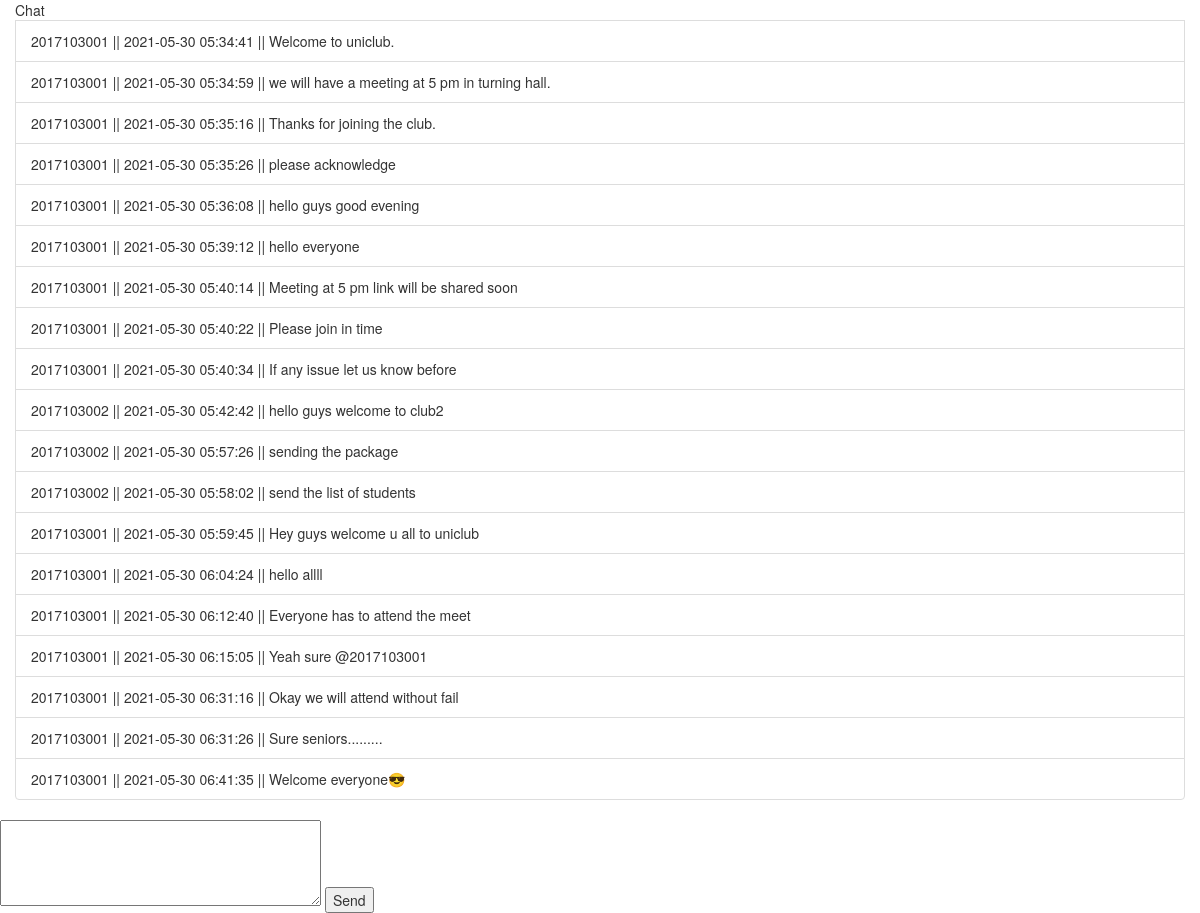
The app's page /chat.php, older data.
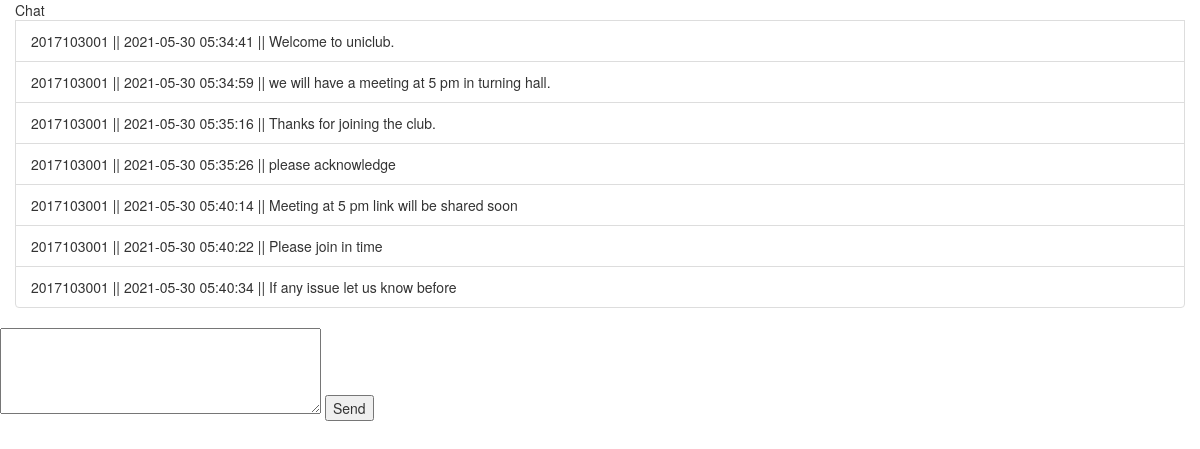
The same page, newer data.
### tables this page shows
CREATE TABLE `chat` (
  `id` int(11) NOT NULL,
  `dt` timestamp NOT NULL DEFAULT current_timestamp() ON UPDATE current_timestamp(),
  `message` text DEFAULT NULL,
  `roll_no` varchar(10) NOT NULL
);

### chat.php (the view, shortened to what this page needs)
<!doctype html>
<html lang="en">
  <head>
  <link rel="stylesheet" href="https://maxcdn.bootstrapcdn.com/bootstrap/3.4.1/css/bootstrap.min.css">
  </head>
<?php
include "db.php";
$query = "SELECT * FROM chat";
$result = mysqli_query($con,$query);?>
<div class="card container-fluid ideasd">
<ul class="list-group list-group-flush">
<div class="card-header feature">Chat</div>
    <?php
    while($row = mysqli_fetch_assoc($result)){
    ?>
    <li class  ="list-group-item"><?php echo $row['roll_no']." || ";?><?php echo $row['dt']." || ";?><?php echo $row['message'];?></li>
    <?php } ?>
</ul>
</div>
<form>
<textarea id="message" name="message" rows="4" cols="40">
</textarea>
<button class = "btn-btn-info" onclick = "send()">Send</button>
</form>

Row changes from the older to the newer data that the page shows:
removed chat: roll_no "2017103001", dt "2021-05-30 05:36:08", message "hello guys good evening"
removed chat: roll_no "2017103001", dt "2021-05-30 05:39:12", message "hello everyone"
removed chat: roll_no "2017103002", dt "2021-05-30 05:42:42", message "hello guys welcome to club2"
removed chat: roll_no "2017103002", dt "2021-05-30 05:57:26", message "sending the package"
removed chat: roll_no "2017103002", dt "2021-05-30 05:58:02", message "send the list of students"
removed chat: roll_no "2017103001", dt "2021-05-30 05:59:45", message "Hey guys welcome u all to uniclub"
removed chat: roll_no "2017103001", dt "2021-05-30 06:04:24", message "hello allll"
removed chat: roll_no "2017103001", dt "2021-05-30 06:12:40", message "Everyone has to attend the meet"
removed chat: roll_no "2017103001", dt "2021-05-30 06:15:05", message "Yeah sure @2017103001"
removed chat: roll_no "2017103001", dt "2021-05-30 06:31:16", message "Okay we will attend without fail"
removed chat: roll_no "2017103001", dt "2021-05-30 06:31:26", message "Sure seniors........."
removed chat: roll_no "2017103001", dt "2021-05-30 06:41:35", message "Welcome everyone😎"
